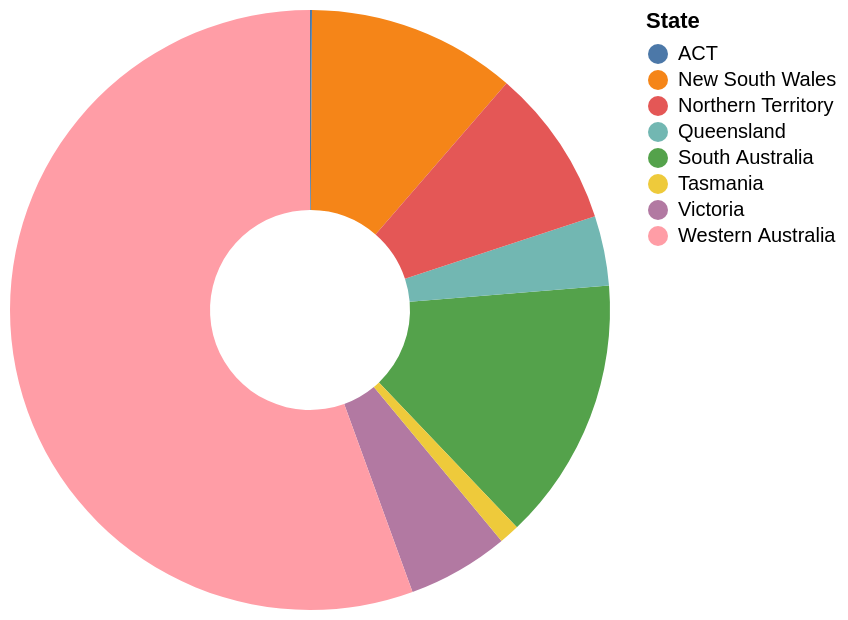

Here is the Vega-Lite specification saved for this chart:
### Vega-Lite specification from a JSON file in a GitHub repository (floating-point values rounded to 4 significant figures)
{"$schema": "https://vega.github.io/schema/vega-lite/v5.json", "description": "A simple donut chart with embedded data.", "data": {"values": [{"State": "Victoria", "value": 778}, {"State": "New South Wales", "value": 1602}, {"State": "South Australia", "value": 2017}, {"State": "Queensland", "value": 536}, {"State": "Northern Territory", "value": 1218}, {"State": "Western Australia", "value": 7900}, {"State": "Tasmania", "value": 155}, {"State": "ACT", "value": 15}]}, "mark": {"type": "arc", "innerRadius": 50}, "encoding": {"theta": {"field": "value", "type": "quantitative"}, "color": {"field": "State", "type": "nominal"}}}
